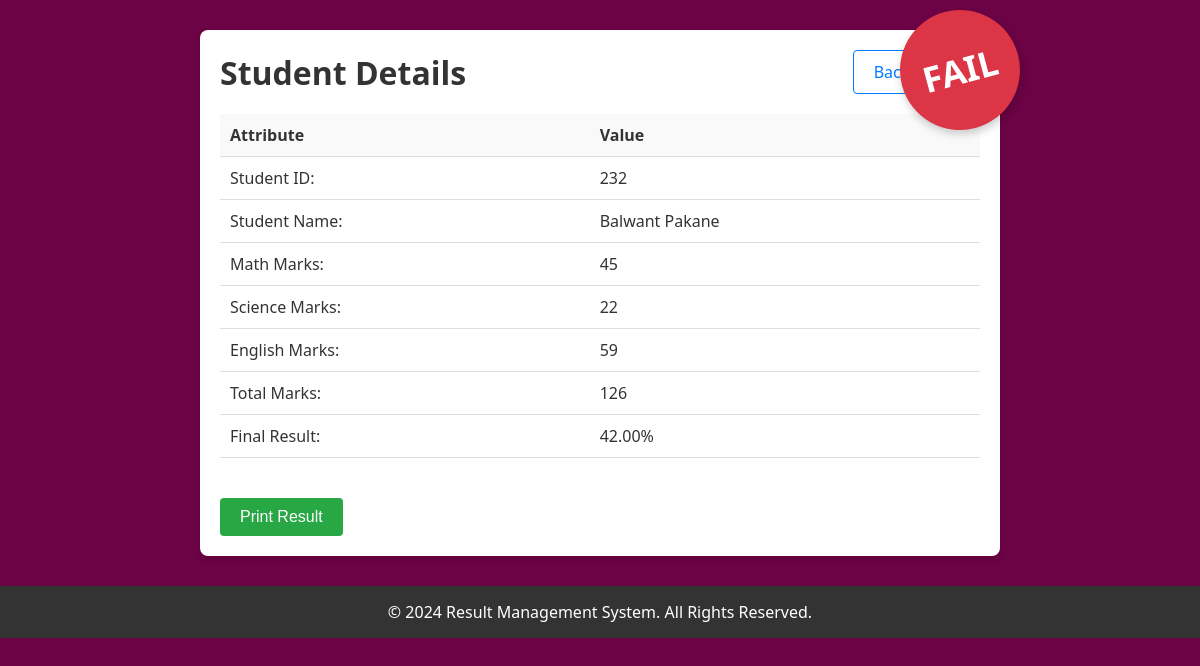
/view/232, run on the app's committed database.
### home/models.py (models this page shows)
class Student(models.Model):
    student_id = models.AutoField(primary_key=True)
    student_name = models.CharField(max_length=100)
    math = models.IntegerField()
    science = models.IntegerField()
    english = models.IntegerField()
    total_marks = models.IntegerField(blank=True, null=True)
    result = models.CharField(max_length=10, blank=True, null=True)
    percentage = models.DecimalField(max_digits=5, decimal_places=2, default=0.00)  # Updated field

### home/views.py (the view)
# urls.py: path('view/<int:id>', views.view, name='view'),
def view(request, id):
    student = Student.objects.get(pk=id)
    return render(request, 'view.html', {'student': student})

### templates/view.html (shortened to what this page needs)
<!DOCTYPE html>
<html lang="en">
<head>
  <link rel="stylesheet" href="https://cdnjs.cloudflare.com/ajax/libs/font-awesome/5.15.4/css/all.min.css" />
</head>
<body>
  <div class="container">
    <div class="header">
      <h1>Student Details</h1>
      <a href="/" class="btn btn-primary">Back to List</a>
    </div>
    <table>
      <tr>
        <th>Attribute</th>
        <th>Value</th>
      </tr>
      <tr>
        <td>Student ID:</td>
        <td>{{ student.student_id }}</td>
      </tr>
      <tr>
        <td>Student Name:</td>
        <td>{{ student.student_name }}</td>
      </tr>
      <tr>
        <td>Math Marks:</td>
        <td>{{ student.math }}</td>
      </tr>
      <tr>
        <td>Science Marks:</td>
        <td>{{ student.science }}</td>
      </tr>
      <tr>
        <td>English Marks:</td>
        <td>{{ student.english }}</td>
      </tr>
      <tr>
        <td>Total Marks:</td>
        <td>{{ student.total_marks }}</td>
      </tr>
      <tr>
        <td>Final Result:</td>
        <td>{{ student.percentage|floatformat:2 }}%</td>
      </tr>
    </table>
    <div class="stamp">{{ student.result }}</div>
    <button class="print-btn" onclick="window.print()">Print Result</button>
  </div>
  <footer class="footer">
    <p>&copy; 2024 Result Management System. All Rights Reserved.</p>
  </footer>
</body>
</html>

### templates/view.html (style rules this page uses)
* { margin: 0; padding: 0; box-sizing: border-box; }
body { font-family: 'Segoe UI', Tahoma, Geneva, Verdana, sans-serif; background-color: #6C0345; margin: 0; padding: 0; color: #fff; }
.container { width: 90%; max-width: 800px; margin: 30px auto; padding: 20px; background-color: #fff; color: #333; border-radius: 8px; box-shadow: 0 4px 8px rgba(0, 0, 0, 0.1); position: relative; }
.header { display: flex; justify-content: space-between; align-items: center; margin-bottom: 20px; }
.header h1 { font-size: 2rem; margin: 0; }
.header a { text-decoration: none; color: #007bff; background-color: #fff; padding: 10px 20px; border-radius: 4px; border: 1px solid #007bff; transition: background-color 0.3s, color 0.3s; }
table { width: 100%; border-collapse: collapse; margin-bottom: 20px; }
table th, table td { padding: 10px; text-align: left; border-bottom: 1px solid #ddd; }
table th { background-color: #f9f9f9; color: #333; }
.stamp { position: absolute; top: -20px; right: -20px; width: 120px; height: 120px; background-color: #dc3545; color: #fff; text-align: center; font-size: 2.2rem; font-weight: bold; line-height: 120px; transform: rotate(-15deg); border-radius: 50%; box-shadow: 0 4px 8px rgba(0, 0, 0, 0.2); z-index: 1; animation: stampAnimation 1s ease-in-out infinite; }
.print-btn { display: inline-block; color: #fff; background-color: #28a745; padding: 10px 20px; border-radius: 4px; border: none; cursor: pointer; font-size: 1rem; transition: background-color 0.3s; margin-top: 20px; text-decoration: none; text-align: center; }
.footer { text-align: center; padding: 15px 0; background-color: #333; color: #fff; margin-top: 20px; }

### data on the page
Student: student_id "232", student_name "Balwant Pakane", math "45", science "22", english "59", total_marks "126", percentage "42.00", result "FAIL"
